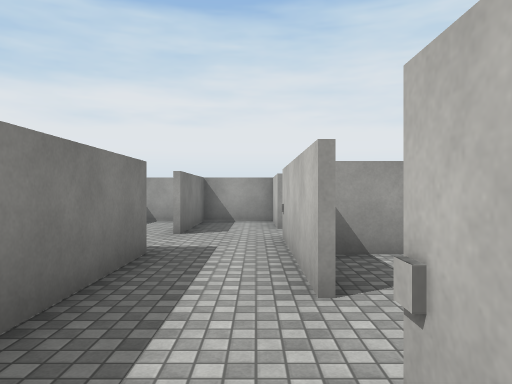
View 1 (above)

18 first-person views from a walk through a 3-D level made in the Unity game engine. The camera is 1.5 m above the floor, looks level and sees 70° across. The floor is counted in squares, 2 m on a side. Each view is taken from the middle of a square. On the plan, view 1 faces up. The plan holds only what a view shows up to about 11 squares ahead; the rest is blank. Door leaves are left out, so doorways stand open. Surface patterns are stand-ins for the level's own textures.

View 2
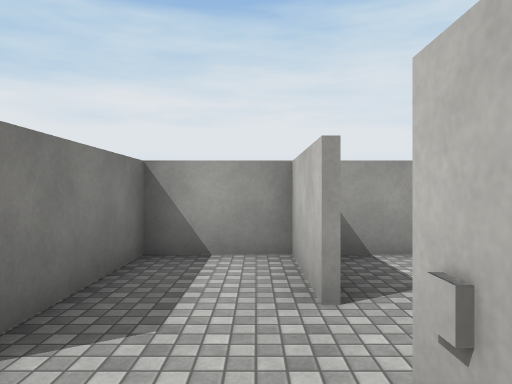

View 3
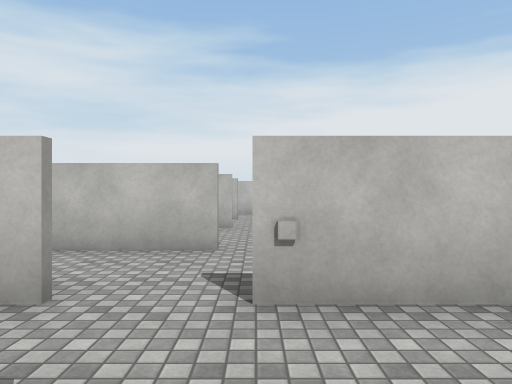

View 4
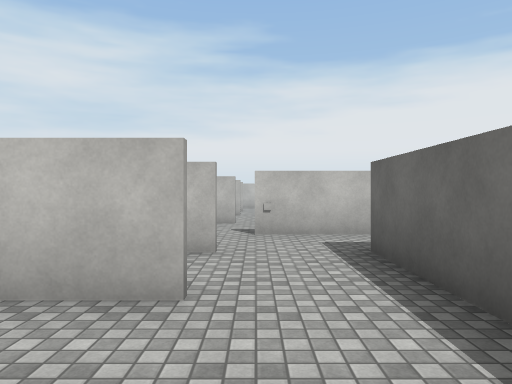

View 5
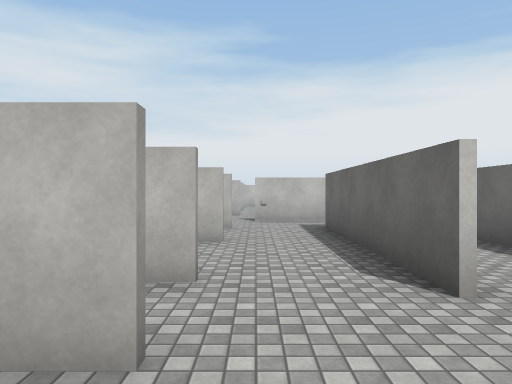

View 6
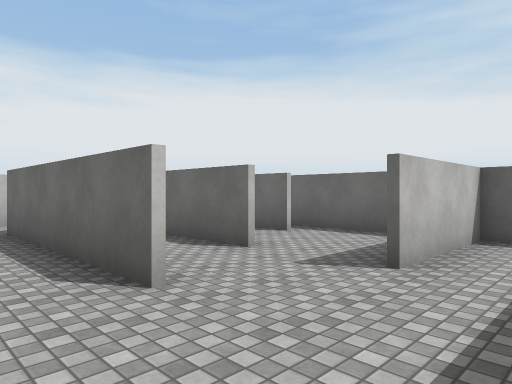

View 7
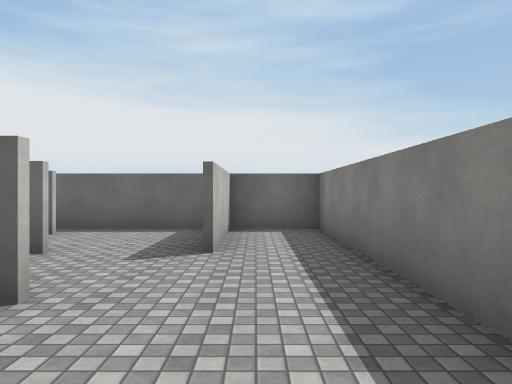

View 8
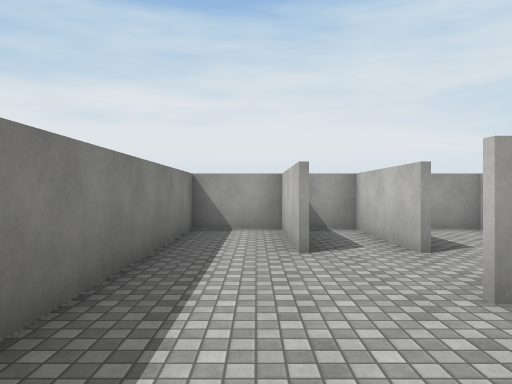

View 9
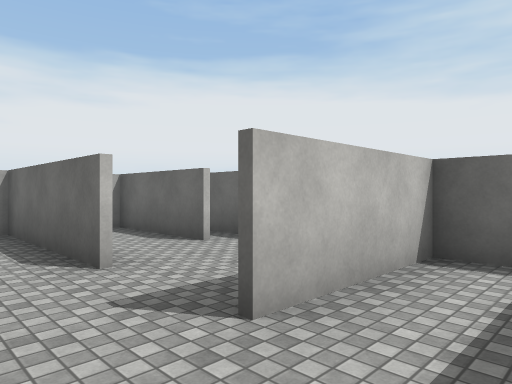

View 10
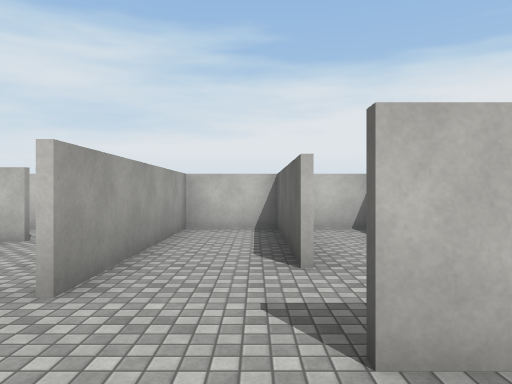

View 11
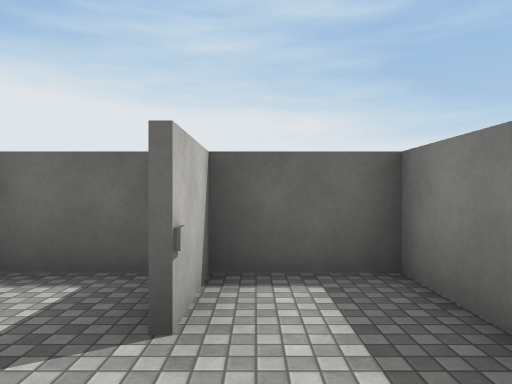

View 12
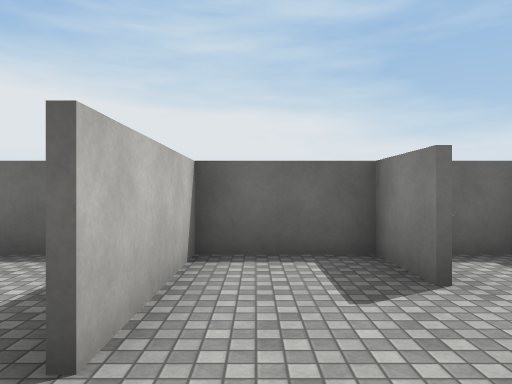

View 13
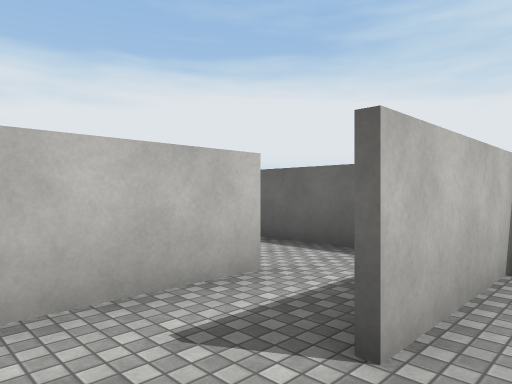

View 14
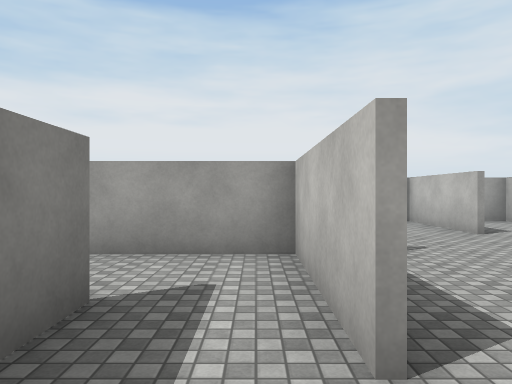

View 15
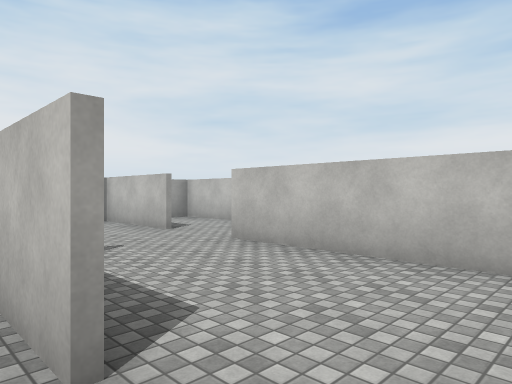

View 16
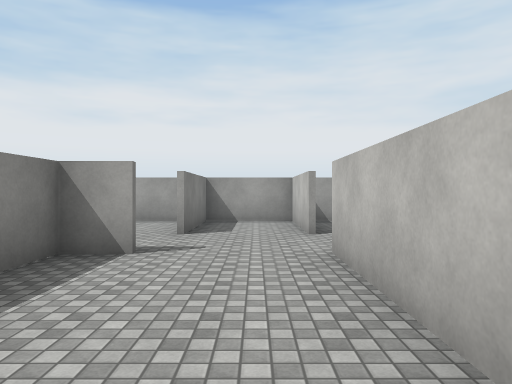

View 17
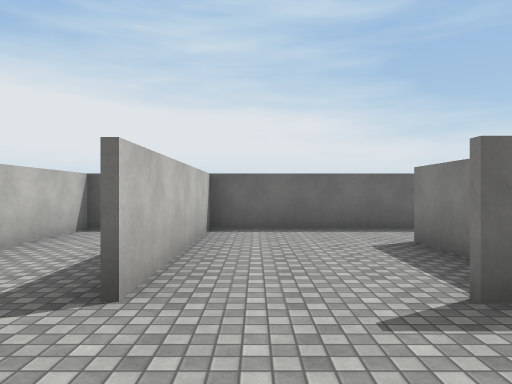

View 18
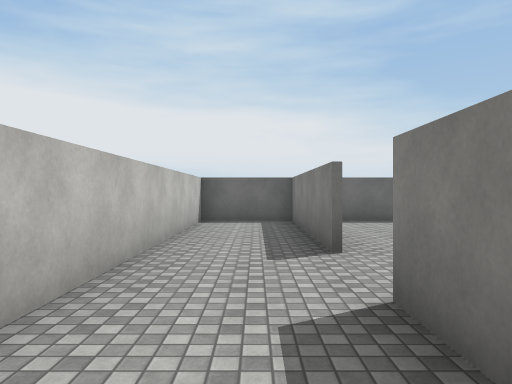

### Floor plan
Key: @ floor where view 1 was taken; # wall or solid block; . floor; D open door.
Columns run from 10 left of view 1 to 11 right of it. Each row starts with its distance up from view 1.
 10 ####  ################
  9 #..##..#.#.#.#..#.#..#
  8 #..##..#.#.#.#..#.#..#
  7 #..##..#.#DD.#..#.#..#
  6 #.........DD.........#
  5 #...######.#####.....#
  4 #........#.#...#..#..#
  3 #....#####.#...#..#..#
  2 #..#.....#DD.#.#..#..#
  1 #..#..####DD.#....#..#
  0 #..#...  #@#.#....#..#
 -1 ######## #############

Where each view was taken, in squares from view 1:
view 1: 0 up, 0 right, facing up
view 2: 5 up, 0 right, facing up
view 3: 6 up, 2 left, facing right
view 4: 6 up, 6 left, facing right
view 5: 6 up, 9 left, facing right
view 6: 6 up, 9 left, facing down-right
view 7: 7 up, 8 left, facing down
view 8: 2 up, 8 left, facing up
view 9: 4 up, 9 left, facing down-right
view 10: 3 up, 9 left, facing right
view 11: 3 up, 0 right, facing down
view 12: 4 up, 2 right, facing down
view 13: 4 up, 2 right, facing down-right
view 14: 0 up, 4 right, facing up
view 15: 0 up, 4 right, facing up-right
view 16: 0 up, 7 right, facing up
view 17: 7 up, 7 right, facing down
view 18: 9 up, 9 right, facing down
